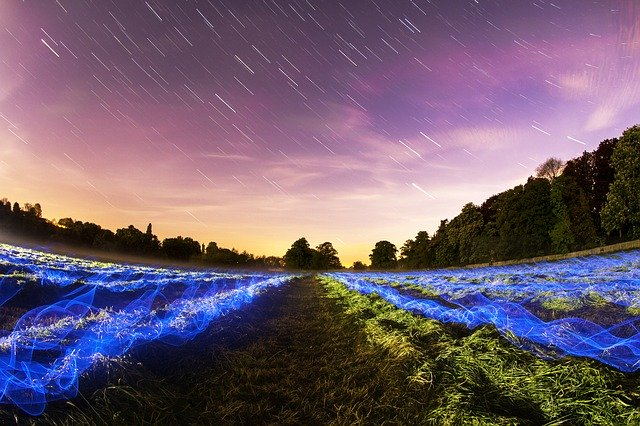
//> input picture image/1.tiff, 640 x 426 px
$ ./LR1-2   (built with g++ and OpenCV 4)
//> lines starting //> are read from the running program, lines starting //| are printed output that depends on the picture; after the words box and inside, x2 and y2 are one past the last pixel; in counts of white or black regions, pixels touching at a corner belong together
#include <opencv2/opencv.hpp>
using namespace cv;
void mouseCallback(int event, int x, int y, int flags, void* param);

Rect box;
bool drawingBox;

void drawBox(Mat* pimg, Rect rect)
{
    rectangle(
        *pimg,
        rect,
        Scalar(0x00, 0x00, 0x00));
}

int main(int argc, char** argv)
{
    Mat image = imread("C:/Users/danil/source/repos/TestOpenCV.V2/image/1.tiff");
//> image is the input picture: 426 rows x 640 cols, CV_8UC3; mean B, G, R 110.2, 92.9, 112
    if (image.empty()) return -1;

    namedWindow("2");
    setMouseCallback("2", mouseCallback, (void*)&image);

    while (1)
    {
        Mat temp = image.clone();
        if (drawingBox) drawBox(&temp, box);
        imshow("2", temp);
        if (waitKey(15) == 27) break;
//> the left mouse button is pressed at (160, 106)
//> the mouse is dragged to (320, 213)
//> the mouse is dragged to (480, 319)
//> the button is released at (480, 319)
//> call 4 of mouseCallback, with event = 4, x = 480, y = 319, flags = 0
//> in drawBox, `rectangle( *pimg, rect, Scalar(0x00, 0x00, 0x00));`:
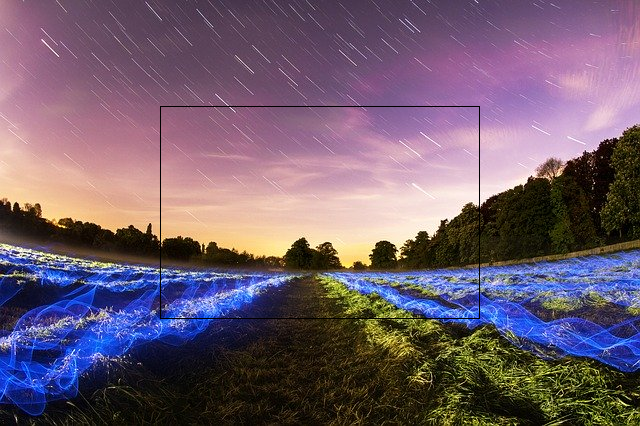
//> pimg: 426 rows x 640 cols, CV_8UC3; 0.39% of pixels changed, all inside (x1, y1, x2, y2) = (160, 106, 480, 319)
//> in mouseCallback (call 4), `imwrite("result1-2.png", selectedRegion);`:
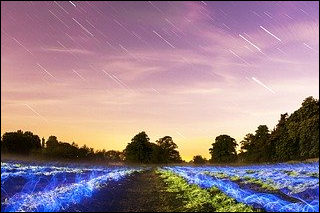
//> saved as result1-2.png: 213 rows x 320 cols, CV_8UC3; mean B, G, R 140, 130.1, 155.8
//> the Esc key is pressed
    }

    destroyWindow("2");
}

void mouseCallback(int event, int x, int y, int flags, void* param)
{
    Mat* pimg = (Mat*)param;

    switch (event)
    {

    case EVENT_MOUSEMOVE:
        if (drawingBox)
        {
            box.width = x - box.x;
            box.height = y - box.y;
        }
        break;

    case EVENT_LBUTTONDOWN:
        drawingBox = true;
        box = Rect(x, y, 0, 0);
        break;

    case EVENT_LBUTTONUP:
        drawingBox = false;
        if (box.width < 0)
        {
            box.x += box.width;
            box.width *= -1;
        }
        if (box.height < 0)
        {
            box.y += box.height;
            box.height *= -1;
        }
        drawBox(pimg, box);

        Mat selectedRegion = (*pimg)(box).clone();
        imwrite("result1-2.png", selectedRegion);
        break;
    }
}
